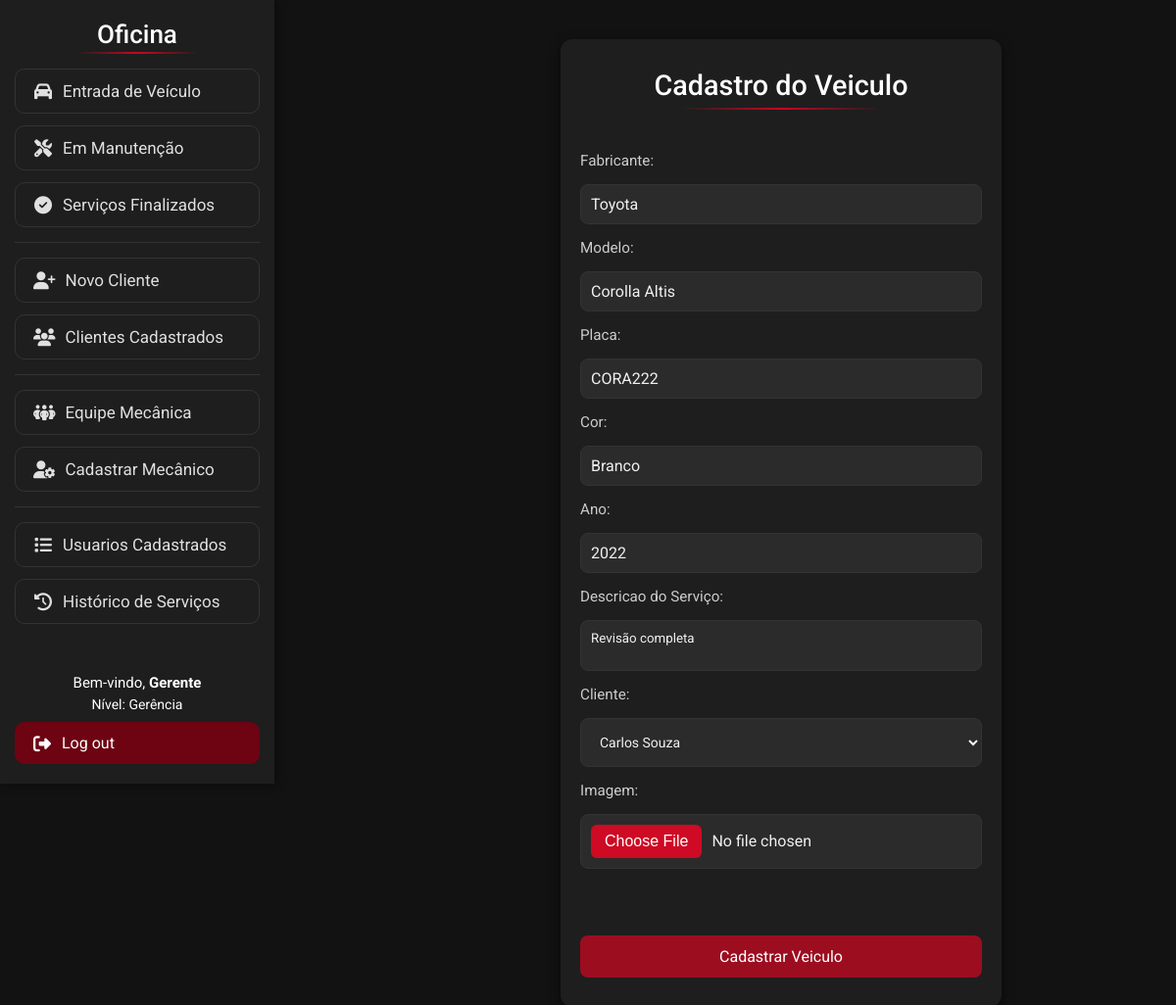
The app's page /Visao/AlterarCarro.php?idex=5 (signed in), older data.
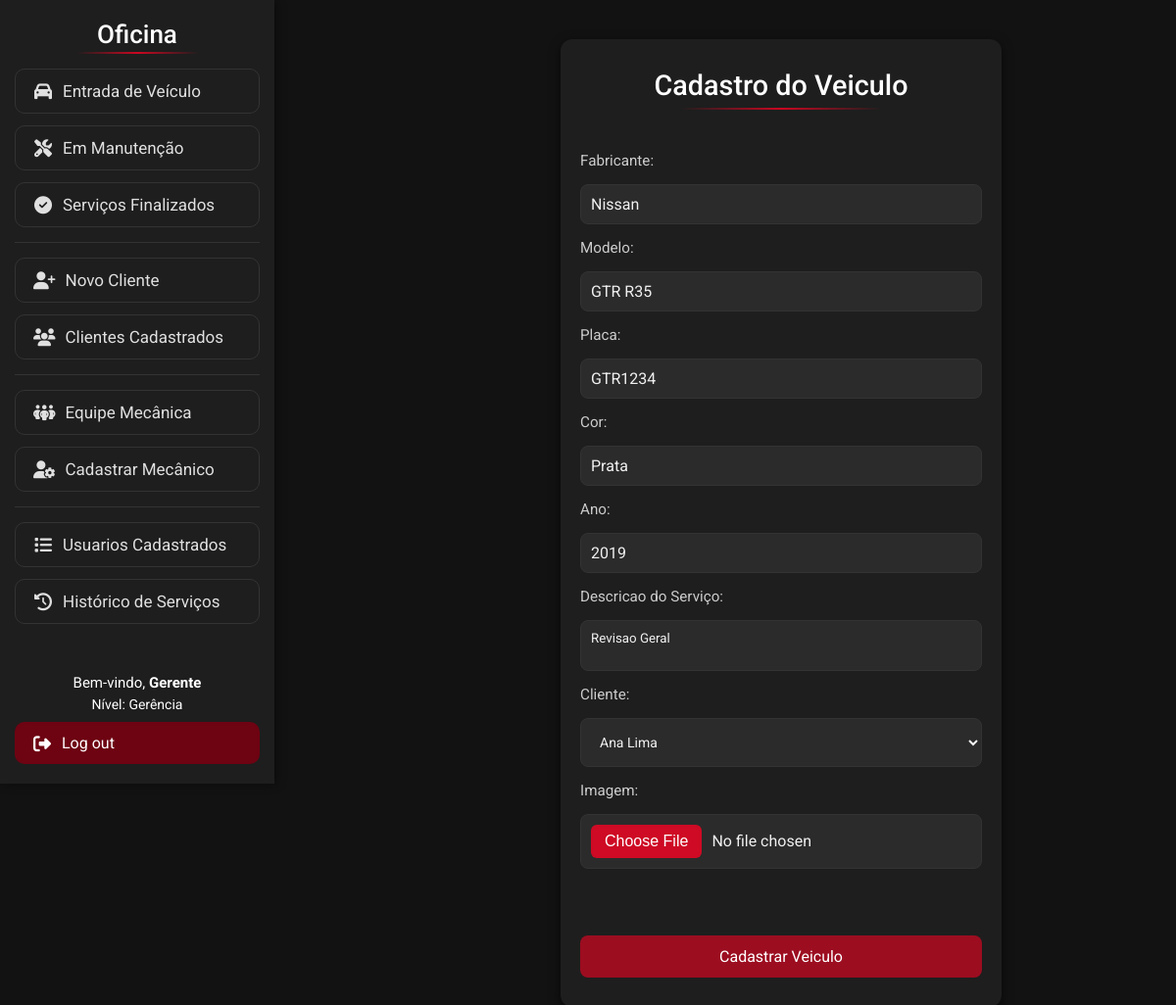
The same page, newer data.
### tables this page shows
create table carro (
idCarro int auto_increment primary key,
idCliente int,
modelo varchar(120) not null,
fabricante varchar(40) not null,
ano smallint not null check (ano >= 1886),
placa varchar(80) not null unique,
cor varchar(50) not null,
caracteristicas TEXT,
imagem VARCHAR(255),
status ENUM('Manutencao', 'Finalizado') DEFAULT 'Manutencao',
dataCadastro datetime default current_timestamp,

foreign key (idCliente) references cliente(idCliente)
);

### Modelo/DAO/ClassCarroDAO.php (called while the page is built, shortened)
<?php
class ClassCarroDAO
{
    public function buscarCarro($id)
    {
        try {
            $pdo = Conexao::getInstance();
            $sql = "SELECT * FROM carro WHERE idCarro =:id";
            $stmt = $pdo->prepare($sql);
            $stmt->bindValue(':id', $id);
            $stmt->execute();
            return $stmt->fetch(PDO::FETCH_ASSOC);
        } catch (PDOException $exc) {
            echo $exc->getMessage();
        }
    }
}

### Modelo/DAO/ClassClienteDAO.php (called while the page is built, shortened)
<?php
class ClassClienteDAO
{
    public function listarClientes()
    {
        try {
            $pdo = Conexao::getInstance();
            $sql = "SELECT * FROM cliente ORDER BY (nome) ASC";
            $stmt = $pdo->prepare($sql);
            $stmt->execute();
            return $stmt->fetchAll(PDO::FETCH_ASSOC);
        } catch (PDOException $exc) {
            echo $exc->getMessage();
        }
    }
}

### Visao/AlterarCarro.php (the view, shortened to what this page needs)
<!DOCTYPE html>
<html lang="en">
<head>
    <link href="css/form.css" rel="stylesheet">
</head>
<body>
    <?php
    include 'Menu.php';
    require '../Modelo/DAO/ClassCarroDAO.php';
    require_once '../Modelo/DAO/ClassClienteDAO.php';
    $DAO = new ClassClienteDAO();
    $clientes = $DAO->listarClientes();
    $id = @$_GET['idex'];
    $carroDao = new ClassCarroDAO();
    $novoCarro = $carroDao->buscarCarro($id);
    ?>
    <div class="container">
        <h1>Cadastro do Veiculo</h1>
        <br>
        <form method="post" action="../Controle/ControleCarro.php?ACAO=alterarCarro" enctype="multipart/form-data">
            <label for="fabricante">Fabricante:</label>
            <input type="text" name="fabricante" id="fabricante" value="<?php echo $novoCarro['fabricante'] ?>">
            <label for="modelo">Modelo:</label>
            <input type="text" name="modelo" id="modelo" value="<?php echo $novoCarro['modelo'] ?>">
            <label for="placa">Placa:</label>
            <input type="text" name="placa" id="placa" value="<?php echo $novoCarro['placa'] ?>">
            <label for="cor">Cor:</label>
            <input type="text" name="cor" id="cor" value="<?php echo $novoCarro['cor'] ?>">
            <label for="ano">Ano:</label>
            <input type="number" name="ano" id="ano" min="1900" max="2200" value="<?php echo $novoCarro['ano'] ?>">
            <label for="caracteristicas">Descricao do Serviço:</label>
            <textarea style="    padding: 10px; border: 1px solid #333; border-radius: 8px; width: 100%; background-color: #2b2b2b; color: #f0f0f0; resize: none;" name="caracteristicas" id="caracteristicas" placeholder="Descricao sobre o Servico..."><?php echo $novoCarro['caracteristicas'] ?></textarea>
            <label for="cliente">Cliente:</label>
            <select name="cliente" id="cliente" style="    font-size: 14px; padding: 15px; border: 1px solid #333; border-radius: 8px; width: 100%; background-color: #2b2b2b; color: #f0f0f0; resize: none;">
                <?php
                foreach ($clientes as $cliente) {
                    $selected = ($cliente['idCliente'] == $novoCarro['idCliente']) ? 'selected' : '';
                    echo "<option value='" . $cliente['idCliente'] . "' $selected>" . $cliente['nome'] . "</option>";
                }
                ?>
            </select>
            <label for="imagem">Imagem:</label>
            <input type="file" name="imagem" id="imagem" accept="image/*"><br><br>
            <button type="submit">Cadastrar Veiculo</button>
        </form>
    </div>
</body>
</html>

### Visao/Menu.php (shortened to what this page needs)
<?php
$nivel = $_SESSION['nivel'];
?>
<!DOCTYPE html>
<html lang="en">
<head>
    <link rel="stylesheet" href="css/menu.css">
    <link rel="stylesheet" href="https://cdnjs.cloudflare.com/ajax/libs/font-awesome/6.4.0/css/all.min.css">
</head>
<body>
    <div class="sidebar">
        <h1>Oficina</h1>
        <ul>
            <li><a href="CadastroCarro.php" class="menu-button"><i class="fas fa-car"></i> Entrada de Veículo</a></li>
            <li><a href="ListarCarros.php" class="menu-button"><i class="fas fa-tools"></i> Em Manutenção</a></li>
            <li><a href="ListarFinalizados.php" class="menu-button"><i class="fas fa-check-circle"></i> Serviços Finalizados</a></li>
            <hr>
            <li><a href="CadastroCliente.php" class="menu-button"><i class="fas fa-user-plus"></i> Novo Cliente</a></li>
            <li><a href="ListarClientes.php" class="menu-button"><i class="fas fa-users"></i> Clientes Cadastrados</a></li>
            <hr>
            <li><a href="ListarMecanicos.php" class="menu-button"><i class="fa-solid fa-people-group"></i> Equipe Mecânica</a></li>
            <?php if ($nivel == 1) { ?>
                <li><a href="CadastroMecanico.php" class="menu-button"><i class="fas fa-user-cog"></i> Cadastrar Mecânico</a></li>
            <?php } ?>
            <hr>
            <?php if ($nivel == 1) { ?>
                <li><a href="ListarUsuarios.php" class="menu-button"><i class="fa-solid fa-list"></i> Usuarios Cadastrados</a></li>
            <?php } ?>
            <li><a href="ListarServicos.php" class="menu-button"><i class="fas fa-history"></i> Histórico de Serviços</a></li>
        </ul>
        <div class="user-info">
            <p>Bem-vindo, <strong><?php echo ucfirst($_SESSION['login']); ?></strong></p>
            <p style="font-size: 14px;">
                Nível: <?php echo ($nivel == 1) ? "Gerência" : "Atendimento"; ?>
            </p>
            <a href="../Controle/ControleUsuario.php?ACAO=sair" class="logout-button">
                <i class="fas fa-sign-out-alt"></i> Log out
            </a>
        </div>
    </div>
</body>
</html>

### Visao/css/form.css (style rules this page uses)
* { box-sizing: border-box; font-family: 'Roboto', sans-serif; margin: 0; padding: 0; }
body { background-color: #121212; color: #e0e0e0; padding: 40px; margin-left: 280px; }
.container { background: #1e1e1e; padding: 30px 20px; border-radius: 12px; box-shadow: 0 4px 12px rgba(0, 0, 0, 0.6); width: 100%; max-width: 450px; min-width: 280px; text-align: center; margin-left: 30%; }
.container h1 { color: white; margin-bottom: 1.5rem; font-weight: 500; font-size: 1.8rem; text-align: center; position: relative; padding-bottom: 0.5rem; }
.container h1::after { content: ''; position: absolute; bottom: 0; left: 25%; width: 50%; height: 2px; background: linear-gradient(90deg, transparent, #ff0022c4, transparent); }
form { display: flex; flex-direction: column; gap: 15px; }
label { text-align: left; color: #cccccc; font-size: 0.95rem; }
input[type="text"], input[type="password"], input[type="email"], input[type="number"], input[type="file"] { padding: 10px; border: 1px solid #333; border-radius: 8px; width: 100%; background-color: #2b2b2b; color: #f0f0f0; font-size: 1rem; }
input::placeholder { color: #888; }
button { padding: 12px; border: none; border-radius: 8px; background-color: #ff00228f; color: white; font-size: 16px; cursor: pointer; transition: background-color 0.2s ease; width: 100%; }

### Visao/css/menu.css (style rules this page uses)
.sidebar { position: fixed; top: 0; left: 0; height: 100vh; width: 280px; background-color: #1e1e1e; padding: 20px 15px; display: flex; flex-direction: column; box-shadow: 2px 0 10px rgba(0, 0, 0, 0.4); box-sizing: border-box; font-family: 'Roboto', sans-serif; overflow-y: auto; }
.sidebar h1 { color: white; text-align: center; font-size: 26px; margin-bottom: 20px; position: relative; font-weight: 500; }
.sidebar h1::after { content: ''; position: absolute; bottom: -5px; left: 25%; width: 50%; height: 2px; background: linear-gradient(90deg, transparent, #ff0022c4, transparent); }
.sidebar ul { list-style: none; padding: 0; margin: 0; flex-grow: 1; }
.sidebar li { margin-bottom: 12px; }
.menu-button { display: flex; align-items: center; justify-content: flex-start; gap: 10px; width: 100%; padding: 12px 18px; background-color: transparent; border: 1px solid #333; border-radius: 10px; color: #e0e0e0; font-size: 17px; text-align: left; text-decoration: none; transition: all 0.2s ease; box-sizing: border-box; }
.menu-button i { min-width: 20px; text-align: center; font-size: 18px; }
.sidebar hr { border: none; border-top: 1px solid #333; margin: 15px 0; }
.user-info { text-align: center; margin-top: 10px; }
.user-info p { color: white; font-size: 15px; margin: 5px 0; }
.logout-button { display: flex; align-items: center; justify-content: flex-start; gap: 10px; width: 100%; padding: 12px 18px; background-color: #6e0312; color: white; border: none; border-radius: 10px; text-decoration: none; font-size: 16px; margin-top: 10px; transition: 0.2s; box-sizing: border-box; }
.logout-button i { min-width: 20px; text-align: center; font-size: 18px; }
.sidebar { scrollbar-width: thin; scrollbar-color: rgba(255, 0, 34, 0.5) transparent; }

Row changes from the older to the newer data that the page shows:
changed carro: fabricante "Toyota" → "Nissan"; modelo "Corolla Altis" → "GTR R35"; placa "CORA222" → "GTR1234"; cor "Branco" → "Prata"; ano "2022" → "2019"; caracteristicas "Revisão completa" → "Revisao Geral"
Text that changed along with them:
form field cliente: "Carlos Souza" → "Ana Lima"
